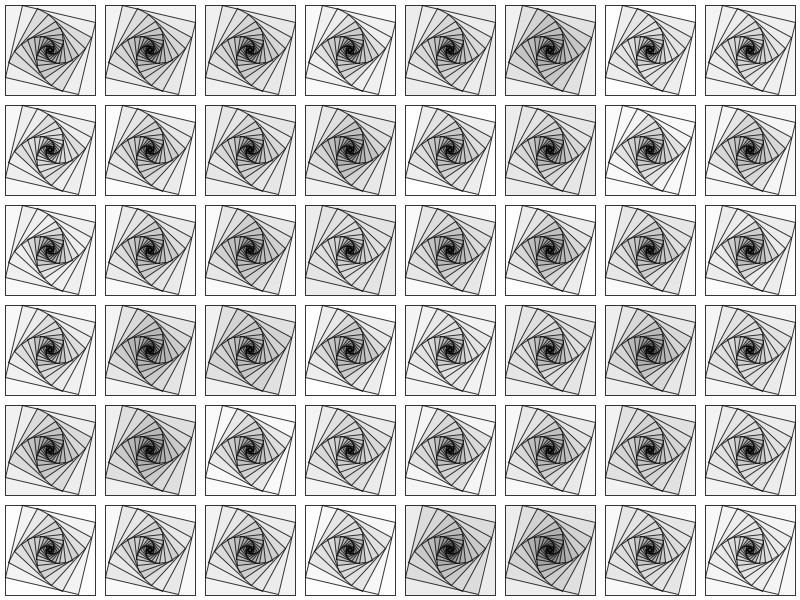
Frame 1 (no input)
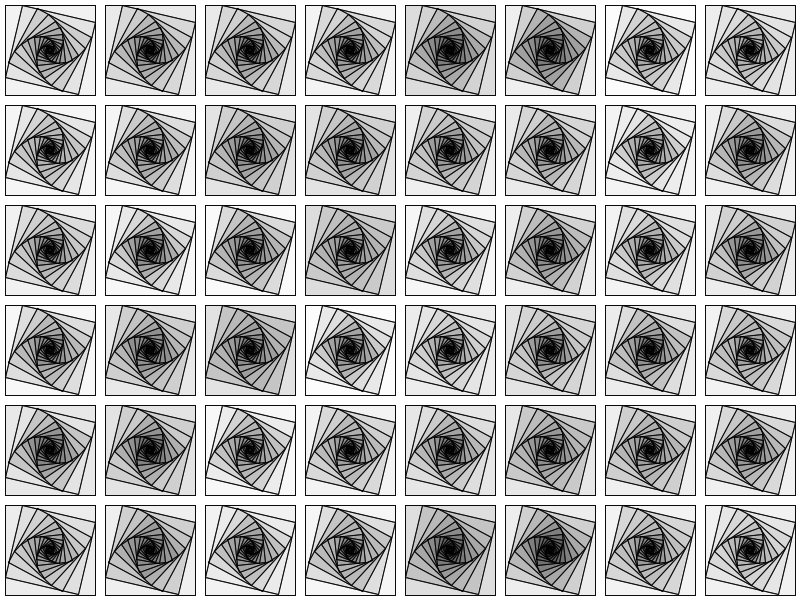
Frame 2 (the mouse pressed at the canvas centre, redrawn once)

The Processing sketch that drew these frames (run headless with seeded random() and noise(); the mouse was pressed at the canvas centre and the sketch redrawn once):

// Processing sketch: sketch_07_SquareGrid
// ── sketch_07_SquareGrid.pde
// Square Grid

int tileSize = 100;
int iterations = 20; // number of times loop runs
int rotation = 14; // rotation in degree

void setup() {
  size(800, 600);
  background(255);
  stroke(0, 200); // set stroke transparency to ±80%
  rectMode(CENTER); // set rect drawmode to center
  noLoop();
}

void draw() {
  for (int x = tileSize/2; x < width; x+=tileSize) {
    for (int y = tileSize/2; y < height; y+=tileSize) {
      float rectSize = tileSize-10; // set rect size 10px smaller than grid

      pushMatrix();
      translate(x, y);
      for (int i = 0; i < iterations; i++) {
        fill (0, random(20));
        rect(0, 0, rectSize, rectSize);
        rectSize = rectSize / (sin(radians(rotation)) + cos(radians(rotation)));
        rotate(radians(rotation));
      }
      popMatrix();
    }
  }
}
